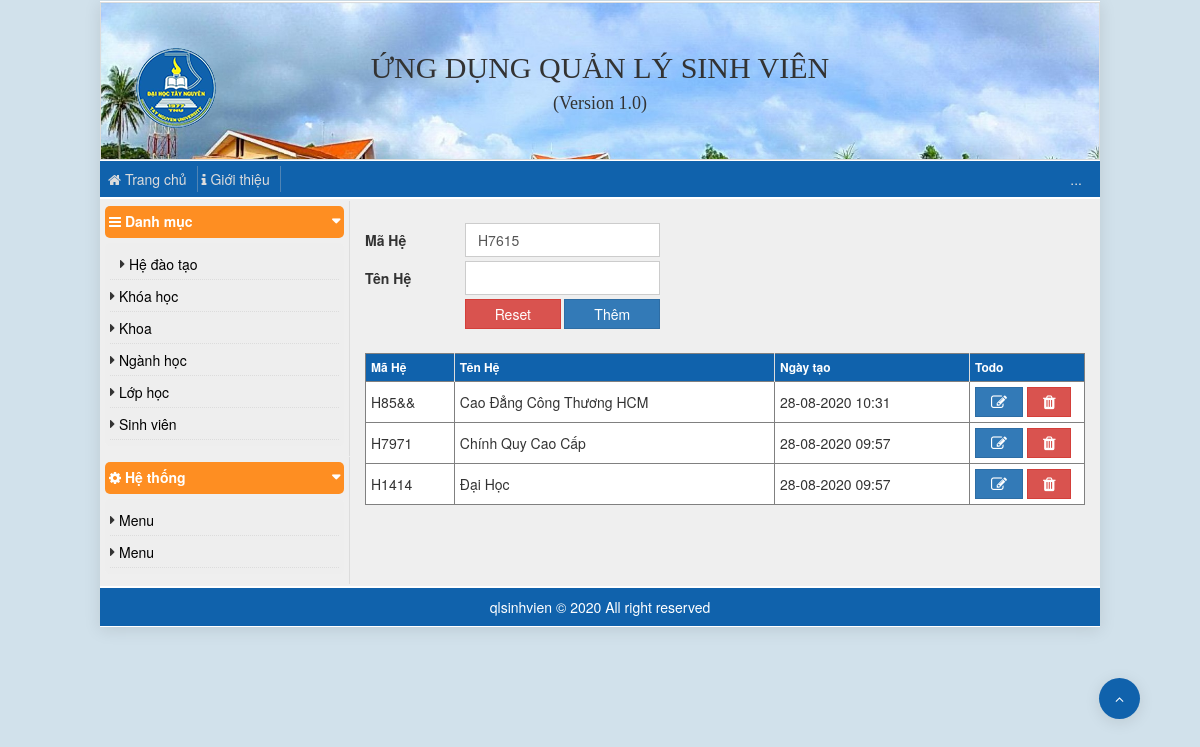
Page /?page=ql-hedaotao on the committed database.
### tables this page shows
CREATE TABLE `db_hedaotao` (
  `id` int(11) NOT NULL,
  `ma_he` varchar(50) NOT NULL,
  `ten_he` varchar(255) NOT NULL,
  `ngay_tao` varchar(50) NOT NULL
);

### config.php (called while the page is built, shortened)
<?php
    $config['host']     ='localhost';
    $config['user']     ='root';
    $config['password'] ='';
    $config['refix']    ='db_';
    $config['database'] ='ql_sinhvien';
    function randId($str=''){
        return $str.rand(1000,9999);
    }
    function tojson($data){
        $json = json_encode($data);
        $json = str_replace('"',"'",$json);
        return $json;
    }
?>

### models/database.php (called while the page is built, shortened)
<?php
 class database{
     protected $db = '';
     protected $host = '';
     protected $user = '';
     protected $password = '';
     protected $database = '';
     protected $sql = '';
     protected $refix ='';
     function connect(){
         try {
             $this->db = new PDO("mysql:host=$this->host;dbname=$this->database;charset=utf8", $this->user, $this->password);
             $this->db->setAttribute(PDO::ATTR_ERRMODE, PDO::ERRMODE_EXCEPTION);
             $this->db->exec("set names utf8");
         }
         catch(PDOException $e){
             echo "Connection failed: " . $e->getMessage();
         }
     }
     public function fetch()
     {
         $this->sql = str_replace('#_', $this->refix, $this->sql);
         $stmt = $this->db->prepare($this->sql);
         $stmt->execute();
         return $stmt->fetchAll();
     }
     public function o_fet($sql){
         $this->sql = $sql;
         return $this->fetch();
     }
     function disconnect()
     {
         $this->db = null;
     }
 }

### sources/ql-hedaotao.php (the view, shortened to what this page needs)
<br>
<section class="form">
    <form action="" method="post">
        <table class="">
            <tr>
                <th>Mã Hệ</th>
                <td>
                    <input value="<?=randId('H')?>" required id="ma_he" type="text" class="form-control text-uppercase">
                </td>
            </tr>
            <tr>
                <th>Tên Hệ</th>
                <td>
                    <input required id="ten_he" type="text" class="form-control">
                </td>
            </tr>
            <tr>
                <tr>
                    <th></th>
                    <td class="02">
                        <button type="reset" style="width:49%" class="btn btn-danger">Reset</button>
                        <button style="width:49%" class="btn btn-primary">Thêm</button>
                    </td>
                </tr>
            </tr>
        </table>
    </form>
    <br>
    <?php
        $data = $d->o_fet("select * from #_hedaotao order by ten_he asc");
    ?>
    <table class="data-table" border>
        <thead>
            <tr>
                <th>Mã Hệ</th>
                <th>Tên Hệ</th>
                <th>Ngày tạo</th>
                <th style="width:16%">Todo</th>
            </tr>
        </thead>
        <tbody>
            <?php
                foreach ($data as $item){
            ?>
                <tr>
                    <td><?=$item['ma_he']?></td>
                    <td><?=$item['ten_he']?></td>
                    <td><?=$item['ngay_tao']?></td>
                    <td>
                        <button onclick="onUpdate(<?=tojson($item)?>)"  class="btn btn-primary"><span class="pointer fa fa-edit"></span></button>
                        <button onclick="onDelete('<?=$item['id']?>')" class="btn btn-danger"><span class="pointer fa fa-trash"></span></button>
                    </td>
                </tr>
            <?php
                }
            ?>
        </tbody>
    </table>
</section>

### sources/header.php (shortened to what this page needs)
<!DOCTYPE html>
<html lang="en">
<head>
    <link rel="stylesheet" href="<?=base_url.'/publics/font-awesome/css/font-awesome.css'?>">
    <link rel="stylesheet" href="<?=base_url.'/publics/bootstrap/css/bootstrap.css'?>">
    <link rel="stylesheet" href="<?=base_url.'/publics/css/app.css?v='.time()?>">
</head>
<body class="container app">
    <header>
        <div class="banner-top">
            <div class="row">
                <div class="col-md-2">
                    <div class="text-center">
                        <img src="<?=base_url.'/publics/images/logo.png'?>" alt="" class="logo">
                    </div>
                </div>
                <div class="col-md-8">
                    <div class="text-center title-banner">
                        <h2>ỨNG DỤNG QUẢN LÝ SINH VIÊN</h2>
                        <h4>(Version 1.0)</h4>
                    </div>
                </div>
            </div>
        </div>
        <nav class="nav-top">
            <ul>
                <li><a href=""><span class="fa fa-home"></span>&nbsp;Trang chủ</a></li>
                <li><a href=""><span class="fa fa-info"></span>&nbsp;Giới thiệu</a></li>
                <li style="float:right;border-right:0px;"><a href="?page=index">&nbsp;...</a></li>
            </ul>
        </nav>
    </header>
    <div id="backtotop"><span class="fa fa-angle-up"></span></div>

### index.php (shortened to what this page needs)
<?php
    include ('config.php');
    include ('models/database.php');
    $d = new database($config);
    include ('sources/header.php');
        echo('<div class="container" style="width:100%;">');
        echo('<div class="row" style="background:#EFEFEF">');
            echo('<div class="col-md-3 pd0">');
                include ('sources/menu.php');
            echo('</div>');
            echo('<div class="col-md-9">');
            if (file_exists('sources/'.$page.'.php')){
                include ('sources/'.$page.'.php');
            }else{
                include ('sources/404.php');
            }
            echo('</div>');
        echo('</div>');
        echo('</div>');
    include ('sources/footer.php');
?>

### sources/menu.php
<?php
    $page = 'ql-sinhvien';
    if (isset($_GET['page'])){
        $page = $_GET['page'];
    }
?>
<section class="menu-area">
    <h3 class="title-area"><span class="fa fa-bars"></span>&nbsp;Danh mục</h3>
    <ul class="parent-menu">
        <li <?=$page=='ql-hedaotao' ? 'class="active"':''?>><a href="?page=ql-hedaotao">Hệ đào tạo</a></li>
        <li <?=$page=='ql-khoahoc' ? 'class="active"':''?>><a href="?page=ql-khoahoc">Khóa học</a></li>
        <li <?=$page=='ql-khoa' ? 'class="active"':''?>><a href="?page=ql-khoa">Khoa</a></li>
        <li <?=$page=='ql-nganhhoc' ? 'class="active"':''?>><a href="?page=ql-nganhhoc">Ngành học</a></li>
        <li <?=$page=='ql-lop' ? 'class="active"':''?>><a href="?page=ql-lop">Lớp học</a></li>
        <li <?=$page=='ql-sinhvien' ? 'class="active"':''?>><a href="?page=ql-sinhvien">Sinh viên</a></li>
    </ul>
</section>
<section class="menu-area">
    <h3 class="title-area"><span class="fa fa-cog"></span>&nbsp;Hệ thống</h3>
    <ul class="parent-menu">
        <li><a href="">Menu</a></li>
        <li><a href="">Menu</a></li>
    </ul>
</section>

### sources/footer.php (shortened to what this page needs)
<footer>
    <div class="footer">
        <div class="text-center">
            qlsinhvien &copy; 2020 All right reserved
        </div>
    </div>
</footer>
</body>
</html>

### publics/css/app.css (style rules this page uses)
* { margin: 1px 0px; padding: 0px; }
html { background: #D1E1EB; }
body.container { width: 1000px; margin: auto; padding: 0px; }
form { width: 100%; }
form table { min-width: -webkit-fit-content; min-width: -moz-fit-content; min-width: fit-content; max-width: 100%; }
form table tr th { width: 100px; }
form table tr td { padding: 2px 0px; }
table.data-table { width: 100%; border-collapse: collapse; background: #fff; }
table.data-table thead { background: #1062AC; }
table.data-table thead tr th { color: #fff; font-size: 12px; padding: 5px; border-right: 1px solid #dcdcdc; vertical-align: middle; }
table.data-table thead tr th:last-child { border-right: 0px; }
table.data-table tbody tr td { padding: 5px; vertical-align: middle; white-space: nowrap; }
input.form-control { border-radius: 0px; outline: none; -webkit-box-shadow: none; box-shadow: none; width: 100%; }
button.btn { border-radius: 0px; outline: none; -webkit-box-shadow: none; box-shadow: none; padding: 4px 15px; }
.app { -webkit-box-shadow: 0 3px 16px rgba(0, 0, 0, 0.1); box-shadow: 0 3px 16px rgba(0, 0, 0, 0.1); }
.pd0 { padding: 0px; }
.footer { padding: 8px 0px; background: #1062AC; color: white; }
.banner-top { width: 100%; padding: 5px; height: 158px; line-height: 150px; border: 1px double #dcdcdc; background: url(../images/banner.jpg); background-size: cover; }
.banner-top .title-banner { padding-top: 20px; font-family: initial; }
.nav-top { width: 100%; background: #1062AC; padding: 4px 8px; }
.nav-top ul { margin: 0px; padding: 0px; }
.nav-top ul li { list-style: none; display: -webkit-inline-box; display: -ms-inline-flexbox; display: inline-flex; padding: 2px 10px 2px 0px; border-right: 1px solid #c5c5c559; }
.nav-top ul li a { color: #dcdcdc; text-decoration: none; }
#backtotop { width: 41px; height: 41px; border-radius: 50%; position: fixed; bottom: 10%; right: 5%; background: #1062AC; color: #fff; text-align: center; line-height: 41px; z-index: 999; -webkit-box-shadow: 0 3px 16px rgba(0, 0, 0, 0.1); box-shadow: 0 3px 16px rgba(0, 0, 0, 0.1); cursor: pointer; }
.menu-area { padding: 5px; border-right: 1px solid #dcdcdc; }
.menu-area .title-area { margin: 0px; font-size: 14px; width: 100%; color: white; padding: 8px 4px; background: #FE8E22; border-radius: 5px; font-weight: bold; cursor: pointer; }
.menu-area .title-area::after { content: '\f0d7'; float: right; font-family: 'FontAwesome'; }
.menu-area ul.parent-menu { padding: 5px; margin: 5px 0px; border-radius: 5px; background: #EEEEEE; }
.menu-area ul.parent-menu li { padding: 5px 0px; cursor: pointer; border-bottom: 1px dotted #dcdcdc; list-style: none; -webkit-transition: all 0.3s; transition: all 0.3s; }
.menu-area ul.parent-menu li a { color: #000; text-decoration: none; }
.menu-area ul.parent-menu li::before { content: '\f0da'; float: left; margin-right: 4px; font-family: 'FontAwesome'; }
.menu-area ul.parent-menu li.active { padding-left: 10px; }
.pointer { cursor: pointer; font-size: 16px; }

### rows in the picture
db_hedaotao: ma_he "H85&&", ten_he "Cao Đẳng Công Thương HCM", ngay_tao "28-08-2020 10:31"
db_hedaotao: ma_he "H7971", ten_he "Chính Quy Cao Cấp", ngay_tao "28-08-2020 09:57"
db_hedaotao: ma_he "H1414", ten_he "Đại Học", ngay_tao "28-08-2020 09:57"
